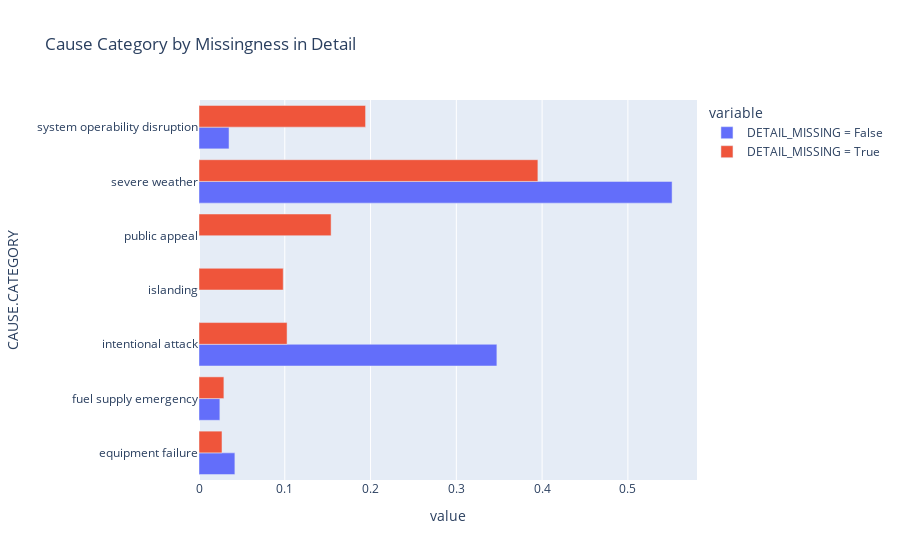

Notebook code cell kept with this figure:
### Code cell
cause_category_dist.plot(kind='barh', title='Cause Category by Missingness in Detail', barmode='group')

### Figure 1 — Plotly figure (JSON) as saved in the notebook; plotly's stock layout.template omitted (floating-point values rounded to 4 significant figures)
{"data": [{"alignmentgroup": "True", "hovertemplate": "variable=DETAIL_MISSING = False<br>value=%{x}<br>CAUSE.CATEGORY=%{y}<extra></extra>", "legendgroup": "DETAIL_MISSING = False", "marker": {"color": "#636efa", "pattern": {"shape": ""}}, "name": "DETAIL_MISSING = False", "offsetgroup": "DETAIL_MISSING = False", "orientation": "h", "showlegend": true, "textposition": "auto", "type": "bar", "x": [0.04183, 0.02432, 0.3473, null, null, 0.5516, 0.03502], "xaxis": "x", "y": ["equipment failure", "fuel supply emergency", "intentional attack", "islanding", "public appeal", "severe weather", "system operability disruption"], "yaxis": "y"}, {"alignmentgroup": "True", "hovertemplate": "variable=DETAIL_MISSING = True<br>value=%{x}<br>CAUSE.CATEGORY=%{y}<extra></extra>", "legendgroup": "DETAIL_MISSING = True", "marker": {"color": "#EF553B", "pattern": {"shape": ""}}, "name": "DETAIL_MISSING = True", "offsetgroup": "DETAIL_MISSING = True", "orientation": "h", "showlegend": true, "textposition": "auto", "type": "bar", "x": [0.02679, 0.02902, 0.1027, 0.09821, 0.154, 0.3951, 0.1942], "xaxis": "x", "y": ["equipment failure", "fuel supply emergency", "intentional attack", "islanding", "public appeal", "severe weather", "system operability disruption"], "yaxis": "y"}], "layout": {"barmode": "group", "legend": {"title": {"text": "variable"}, "tracegroupgap": 0}, "title": {"text": "Cause Category by Missingness in Detail"}, "xaxis": {"anchor": "y", "domain": [0, 1], "title": {"text": "value"}}, "yaxis": {"anchor": "x", "domain": [0, 1], "title": {"text": "CAUSE.CATEGORY"}}}}
